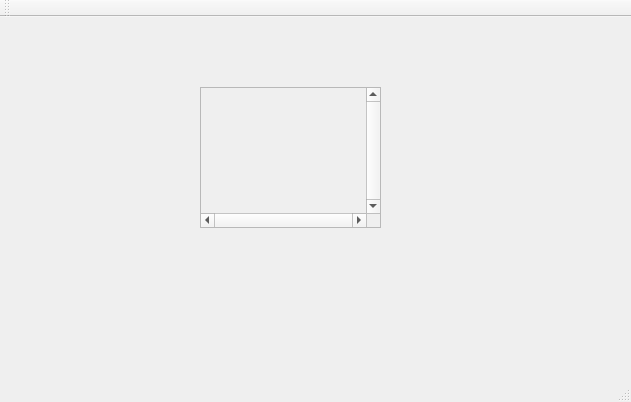
<?xml version="1.0" encoding="UTF-8"?>
<ui version="4.0">
 <class>MainWindow</class>
 <widget class="QMainWindow" name="MainWindow">
  <property name="geometry">
   <rect>
    <x>0</x>
    <y>0</y>
    <width>631</width>
    <height>402</height>
   </rect>
  </property>
  <property name="windowTitle">
   <string>MainWindow</string>
  </property>
  <widget class="QWidget" name="centralWidget">
   <widget class="QScrollArea" name="scrollArea">
    <property name="geometry">
     <rect>
      <x>200</x>
      <y>70</y>
      <width>181</width>
      <height>141</height>
     </rect>
    </property>
    <property name="sizePolicy">
     <sizepolicy hsizetype="Ignored" vsizetype="Ignored">
      <horstretch>0</horstretch>
      <verstretch>0</verstretch>
     </sizepolicy>
    </property>
    <property name="verticalScrollBarPolicy">
     <enum>Qt::ScrollBarAlwaysOn</enum>
    </property>
    <property name="horizontalScrollBarPolicy">
     <enum>Qt::ScrollBarAlwaysOn</enum>
    </property>
    <property name="sizeAdjustPolicy">
     <enum>QAbstractScrollArea::AdjustToContentsOnFirstShow</enum>
    </property>
    <property name="widgetResizable">
     <bool>true</bool>
    </property>
    <widget class="QWidget" name="scrollAreaWidgetContents">
     <property name="geometry">
      <rect>
       <x>0</x>
       <y>0</y>
       <width>166</width>
       <height>126</height>
      </rect>
     </property>
     <property name="sizePolicy">
      <sizepolicy hsizetype="Ignored" vsizetype="Ignored">
       <horstretch>0</horstretch>
       <verstretch>0</verstretch>
      </sizepolicy>
     </property>
    </widget>
   </widget>
  </widget>
  <widget class="QMenuBar" name="menuBar">
   <property name="geometry">
    <rect>
     <x>0</x>
     <y>0</y>
     <width>631</width>
     <height>25</height>
    </rect>
   </property>
  </widget>
  <widget class="QToolBar" name="mainToolBar">
   <attribute name="toolBarArea">
    <enum>TopToolBarArea</enum>
   </attribute>
   <attribute name="toolBarBreak">
    <bool>false</bool>
   </attribute>
  </widget>
  <widget class="QStatusBar" name="statusBar"/>
 </widget>
 <layoutdefault spacing="6" margin="11"/>
 <resources/>
 <connections/>
</ui>
